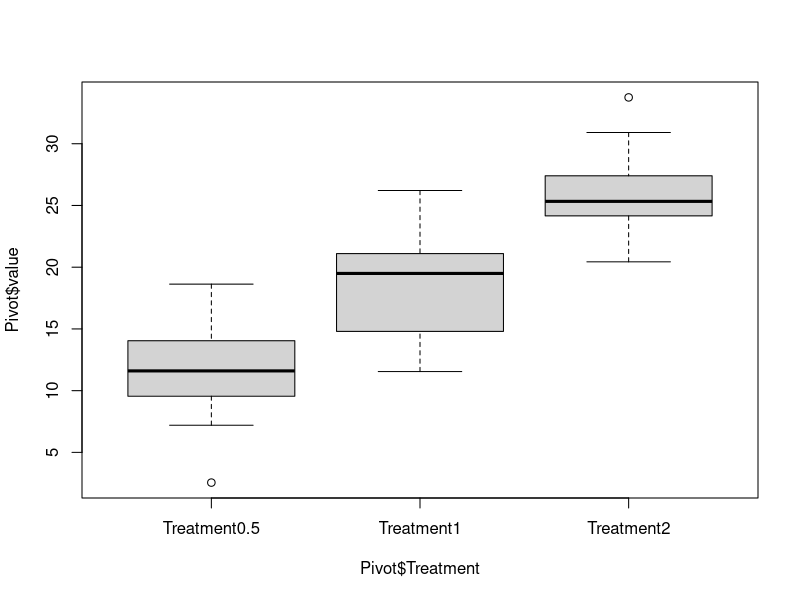

Write the R code that produced this figure.

# Functions for Homework 9 
# Carolyn Hanrahan 
# March 29th, 2023 

#Loading Libraries 

library(sqldf)
library(dplyr)
library(tidyverse)
library(ggplot2)


#######################################
# FUNCTION: get_data
# packages: none
# purpose: open a data file from R dataset
# input:
# output: 
#-------------------------------------- 
get_data <- function(file_name="ToothGrowth") {
  
  data("ToothGrowth")
  head <- head(ToothGrowth)
  print(head)
  
  return(get_data)
   
  }
  


#######################################
# FUNCTION: calculate_mean
# packages: none
# purpose: calculates mean of ToothGrowth datset
# input: x and y vectors of numeric. Must be same length
# output: entire model summary from lm
#-------------------------------------- 
calculate_mean <- function(file_name)
                                              {
                    
  treatment0.5 <- filter(file_name, dose==0.5)
  TreatmentMean0.5 <- mean(treatment0.5$len)
 

  treatment1 <- filter(file_name, dose==1)
  TreatmentMean1 <-mean(treatment1$len)

  
  treatment2 <- filter(file_name, dose==2)
  TreatmentMean2 <- mean(treatment2$len)
 
 x <- list(TreatmentMean0.5, TreatmentMean1, TreatmentMean2)
  
  return(x)
}

x <- calculate_mean(ToothGrowth)


#######################################
# FUNCTION: calculate_sd
# packages: none
# purpose: calculates standard deviation of 0.5 mg dosage for dataset "ToothGrowth"
# input:
# output: 
#-------------------------------------- 
calculate_sd <- function(file_name) {
  
    treatment0.5 <- filter(file_name, dose==0.5)
    StandardDev0.5 <- sd(treatment0.5$len)
   
    treatment1 <- filter(file_name, dose==1)  
    StandardDev1 <- sd(treatment1$len)
    
    treatment2 <- filter(file_name, dose==2)
    StandardDev2 <- sd(treatment2$len)
    
    y <- list(StandardDev0.5, StandardDev1, StandardDev2)
    
    return(y)
  
}

y <- calculate_sd(ToothGrowth)

#######################################
# FUNCTION: calculate_variance
# packages: none
# purpose: 
# input:
# output: 
#-------------------------------------- 
#calculate_variance <- function(file_name="ToothGrowth") {
  
#  VarianceTreatment0.5 <- var(treatment0.5$len)
#  print(VarianceTreatment0.5)
#}

#calculate_variance()


#######################################
 #FUNCTION: create_fake_dataset
 #packages: none
# purpose: create fake dataset composed of 60 values 
# input:
# output: 
#-------------------------------------- 
create_fake_dataset <- function(file_name) {
  
  
 NormalDistribution0.5 <- rnorm(20, mean=x[[1]], sd=y[[1]])
  NormalDistribution1 <- rnorm(20, mean=x[[2]], sd=y[[2]])
  NormalDistribution2 <- rnorm(20, mean=x[[3]], sd=y[[3]])
  
  
  DataFrame <- data.frame(Treatment0.5= NormalDistribution0.5, Treatment1= NormalDistribution1, Treatment2= NormalDistribution2)
  
return(DataFrame)
}

FakeDataFrame <- create_fake_dataset()




#######################################
# FUNCTION: pivot_dataset_longer
# packages: none
# purpose: 
# input:
# output: 
#-------------------------------------- 
pivot_dataset_longer <- function(file_name) {
  
  Pivot <- pivot_longer(FakeDataFrame,1:3, names_to = "Treatment")
  print(Pivot)
  
 Pivot$Treatment<-as.factor(Pivot$Treatment)
}

pivot_dataset_longer(ToothGrowth)


#######################################
# FUNCTION: create_boxplot
# packages: none
# purpose: 
# input:
# output: 
#-------------------------------------- 
create_boxplot <- function(file_name) {
  
  Pivot <- pivot_longer(FakeDataFrame,1:3, names_to = "Treatment")
  
 boxplot <- boxplot(formula=Pivot$value~Pivot$Treatment )
 print(boxplot)
 }

create_boxplot()

#######################################
# FUNCTION: calculate_ANOVA
# packages: none
# purpose: 
# input:
# output: 
#-------------------------------------- 
calculate_ANOVA <- function(file_name) {
  
  Pivot <- pivot_longer(FakeDataFrame,1:3, names_to = "Treatment")
  
 ANOVA <- aov(Pivot$value~Pivot$Treatment)
  
 return(ANOVA)
}


calculate_ANOVA()


#######################################
# FUNCTION: create_boxplot2
# packages: none
# purpose: 
# input:
# output: 
#-------------------------------------- 
create_boxplot2 <- function(file_name) {
  
  Pivot <- pivot_longer(FakeDataFrame,1:3, names_to = "Treatment")
  
  boxplot2 <- boxplot(formula=Pivot$value~Pivot$Treatment, 
                      col="green")
return(boxplot2)
}
